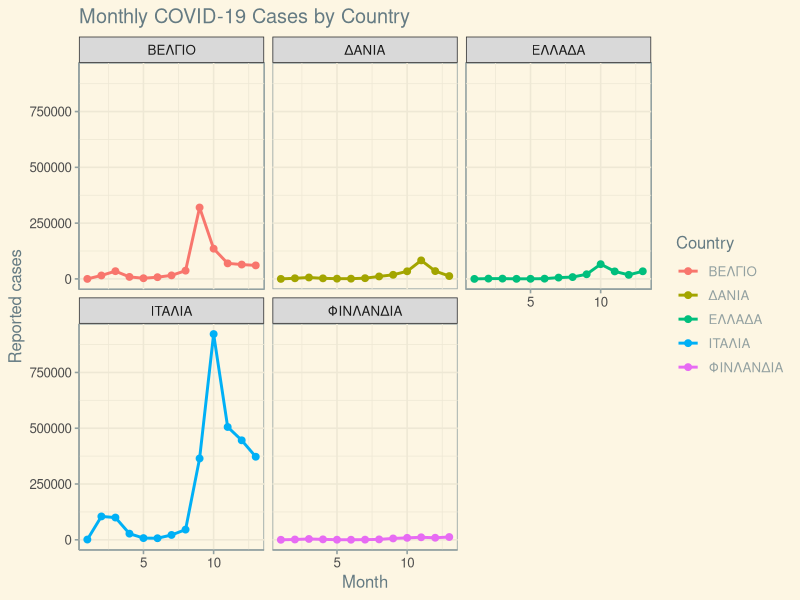

Source code (R):
data <- read.table(
  "All_countries.csv",
  sep = ";",
  dec = ",",
  header = TRUE,
  fileEncoding = "CP1253"
)

library(ggplot2)
library(dplyr)
library(ggthemes)

data %>%
  ggplot(aes(x = ΜΗΝΕΣ, y = ΚΡΟΥΣΜΑΤΑ, colour = ΧΩΡΑ)) +
  geom_point(size = 2) +
  geom_line(aes(group = ΧΩΡΑ), linewidth = 1) +
  facet_wrap(~ ΧΩΡΑ) +
  labs(
    title = "Monthly COVID-19 Cases by Country",
    x = "Month",
    y = "Reported cases",
    colour = "Country"
  ) +
  theme_solarized()
